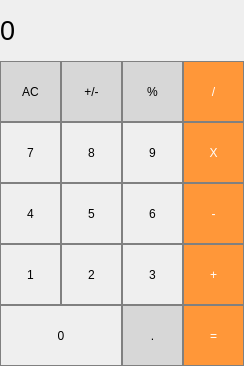
<?xml version="1.0" encoding="UTF-8"?>
<ui version="4.0">
 <class>MainWindow</class>
 <widget class="QMainWindow" name="MainWindow">
  <property name="geometry">
   <rect>
    <x>0</x>
    <y>0</y>
    <width>244</width>
    <height>366</height>
   </rect>
  </property>
  <property name="windowTitle">
   <string>MainWindow</string>
  </property>
  <widget class="QWidget" name="centralwidget">
   <widget class="QLabel" name="result_show">
    <property name="geometry">
     <rect>
      <x>0</x>
      <y>0</y>
      <width>241</width>
      <height>61</height>
     </rect>
    </property>
    <property name="font">
     <font>
      <pointsize>20</pointsize>
     </font>
    </property>
    <property name="styleSheet">
     <string notr="true">QLabel {
	qproperty-alignment: 'AlignVCenter | AlignRight';
	border-bottom: 1px solid gray;
}

background-color: white;</string>
    </property>
    <property name="text">
     <string>0</string>
    </property>
   </widget>
   <widget class="QPushButton" name="pushButton_clear">
    <property name="geometry">
     <rect>
      <x>0</x>
      <y>61</y>
      <width>61</width>
      <height>61</height>
     </rect>
    </property>
    <property name="styleSheet">
     <string notr="true">QPushButton {
	background-color: rgb(215, 215, 215);
	border: 1px solid gray;
}

QPushButton:pressed {
	background-color: qlineargradient(x1: 0, y1: 0, x2: 0, y2: 1, stop: 0 #BEBEBE, stop: 1 #D7D7D7);
}</string>
    </property>
    <property name="text">
     <string>AC</string>
    </property>
   </widget>
   <widget class="QPushButton" name="pushButton_plus_minus">
    <property name="geometry">
     <rect>
      <x>61</x>
      <y>61</y>
      <width>61</width>
      <height>61</height>
     </rect>
    </property>
    <property name="styleSheet">
     <string notr="true">QPushButton {
	background-color: rgb(215, 215, 215);
	border: 1px solid gray;
}

QPushButton:pressed {
	background-color: qlineargradient(x1: 0, y1: 0, x2: 0, y2: 1, stop: 0 #BEBEBE, stop: 1 #D7D7D7);
}</string>
    </property>
    <property name="text">
     <string>+/-</string>
    </property>
   </widget>
   <widget class="QPushButton" name="pushButton_percent">
    <property name="geometry">
     <rect>
      <x>122</x>
      <y>61</y>
      <width>61</width>
      <height>61</height>
     </rect>
    </property>
    <property name="styleSheet">
     <string notr="true">QPushButton {
	background-color: rgb(215, 215, 215);
	border: 1px solid gray;
}

QPushButton:pressed {
	background-color: qlineargradient(x1: 0, y1: 0, x2: 0, y2: 1, stop: 0 #BEBEBE, stop: 1 #D7D7D7);
}</string>
    </property>
    <property name="text">
     <string>%</string>
    </property>
   </widget>
   <widget class="QPushButton" name="pushButton_divide">
    <property name="geometry">
     <rect>
      <x>183</x>
      <y>61</y>
      <width>61</width>
      <height>61</height>
     </rect>
    </property>
    <property name="styleSheet">
     <string notr="true">QPushButton {
	background-color: rgb(255, 151, 57);
	color: white;
	border: 1px solid gray;
}

QPushButton:pressed {
	background-color: qlineargradient(x1: 0, y1: 0, x2: 0, y2: 1, stop: 0 #FF7832, stop: 1 #FF9739);
}</string>
    </property>
    <property name="text">
     <string>/</string>
    </property>
   </widget>
   <widget class="QPushButton" name="pushButton_mult">
    <property name="geometry">
     <rect>
      <x>183</x>
      <y>122</y>
      <width>61</width>
      <height>61</height>
     </rect>
    </property>
    <property name="styleSheet">
     <string notr="true">QPushButton {
	background-color: rgb(255, 151, 57);
	color: white;
	border: 1px solid gray;
}

QPushButton:pressed {
	background-color: qlineargradient(x1: 0, y1: 0, x2: 0, y2: 1, stop: 0 #FF7832, stop: 1 #FF9739);
}</string>
    </property>
    <property name="text">
     <string>X</string>
    </property>
   </widget>
   <widget class="QPushButton" name="pushButton_8">
    <property name="geometry">
     <rect>
      <x>61</x>
      <y>122</y>
      <width>61</width>
      <height>61</height>
     </rect>
    </property>
    <property name="styleSheet">
     <string notr="true">QPushButton {
	border: 1px solid gray;
}

QPushButton:pressed {
	background-color: qlineargradient(x1: 0, y1: 0, x2: 0, y2: 1, stop: 0 #dadbde, stop: 1 #f6f7fa);
}</string>
    </property>
    <property name="text">
     <string>8</string>
    </property>
   </widget>
   <widget class="QPushButton" name="pushButton_7">
    <property name="geometry">
     <rect>
      <x>0</x>
      <y>122</y>
      <width>61</width>
      <height>61</height>
     </rect>
    </property>
    <property name="styleSheet">
     <string notr="true">QPushButton {
	border: 1px solid gray;
}

QPushButton:pressed {
	background-color: qlineargradient(x1: 0, y1: 0, x2: 0, y2: 1, stop: 0 #dadbde, stop: 1 #f6f7fa);
}</string>
    </property>
    <property name="text">
     <string>7</string>
    </property>
   </widget>
   <widget class="QPushButton" name="pushButton_9">
    <property name="geometry">
     <rect>
      <x>122</x>
      <y>122</y>
      <width>61</width>
      <height>61</height>
     </rect>
    </property>
    <property name="styleSheet">
     <string notr="true">QPushButton {
	border: 1px solid gray;
}

QPushButton:pressed {
	background-color: qlineargradient(x1: 0, y1: 0, x2: 0, y2: 1, stop: 0 #dadbde, stop: 1 #f6f7fa);
}</string>
    </property>
    <property name="text">
     <string>9</string>
    </property>
   </widget>
   <widget class="QPushButton" name="pushButton_minus">
    <property name="geometry">
     <rect>
      <x>183</x>
      <y>183</y>
      <width>61</width>
      <height>61</height>
     </rect>
    </property>
    <property name="styleSheet">
     <string notr="true">QPushButton {
	background-color: rgb(255, 151, 57);
	color: white;
	border: 1px solid gray;
}

QPushButton:pressed {
	background-color: qlineargradient(x1: 0, y1: 0, x2: 0, y2: 1, stop: 0 #FF7832, stop: 1 #FF9739);
}</string>
    </property>
    <property name="text">
     <string>-</string>
    </property>
   </widget>
   <widget class="QPushButton" name="pushButton_5">
    <property name="geometry">
     <rect>
      <x>61</x>
      <y>183</y>
      <width>61</width>
      <height>61</height>
     </rect>
    </property>
    <property name="styleSheet">
     <string notr="true">QPushButton {
	border: 1px solid gray;
}

QPushButton:pressed {
	background-color: qlineargradient(x1: 0, y1: 0, x2: 0, y2: 1, stop: 0 #dadbde, stop: 1 #f6f7fa);
}</string>
    </property>
    <property name="text">
     <string>5</string>
    </property>
   </widget>
   <widget class="QPushButton" name="pushButton_4">
    <property name="geometry">
     <rect>
      <x>0</x>
      <y>183</y>
      <width>61</width>
      <height>61</height>
     </rect>
    </property>
    <property name="styleSheet">
     <string notr="true">QPushButton {
	border: 1px solid gray;
}

QPushButton:pressed {
	background-color: qlineargradient(x1: 0, y1: 0, x2: 0, y2: 1, stop: 0 #dadbde, stop: 1 #f6f7fa);
}</string>
    </property>
    <property name="text">
     <string>4</string>
    </property>
   </widget>
   <widget class="QPushButton" name="pushButton_6">
    <property name="geometry">
     <rect>
      <x>122</x>
      <y>183</y>
      <width>61</width>
      <height>61</height>
     </rect>
    </property>
    <property name="styleSheet">
     <string notr="true">QPushButton {
	border: 1px solid gray;
}

QPushButton:pressed {
	background-color: qlineargradient(x1: 0, y1: 0, x2: 0, y2: 1, stop: 0 #dadbde, stop: 1 #f6f7fa);
}</string>
    </property>
    <property name="text">
     <string>6</string>
    </property>
   </widget>
   <widget class="QPushButton" name="pushButton_plus">
    <property name="geometry">
     <rect>
      <x>183</x>
      <y>244</y>
      <width>61</width>
      <height>61</height>
     </rect>
    </property>
    <property name="styleSheet">
     <string notr="true">QPushButton {
	background-color: rgb(255, 151, 57);
	color: white;
	border: 1px solid gray;
}

QPushButton:pressed {
	background-color: qlineargradient(x1: 0, y1: 0, x2: 0, y2: 1, stop: 0 #FF7832, stop: 1 #FF9739);
}</string>
    </property>
    <property name="text">
     <string>+</string>
    </property>
   </widget>
   <widget class="QPushButton" name="pushButton_2">
    <property name="geometry">
     <rect>
      <x>61</x>
      <y>244</y>
      <width>61</width>
      <height>61</height>
     </rect>
    </property>
    <property name="styleSheet">
     <string notr="true">QPushButton {
	border: 1px solid gray;
}

QPushButton:pressed {
	background-color: qlineargradient(x1: 0, y1: 0, x2: 0, y2: 1, stop: 0 #dadbde, stop: 1 #f6f7fa);
}</string>
    </property>
    <property name="text">
     <string>2</string>
    </property>
   </widget>
   <widget class="QPushButton" name="pushButton_1">
    <property name="geometry">
     <rect>
      <x>0</x>
      <y>244</y>
      <width>61</width>
      <height>61</height>
     </rect>
    </property>
    <property name="styleSheet">
     <string notr="true">QPushButton {
	border: 1px solid gray;
}

QPushButton:pressed {
	background-color: qlineargradient(x1: 0, y1: 0, x2: 0, y2: 1, stop: 0 #dadbde, stop: 1 #f6f7fa);
}</string>
    </property>
    <property name="text">
     <string>1</string>
    </property>
   </widget>
   <widget class="QPushButton" name="pushButton_3">
    <property name="geometry">
     <rect>
      <x>122</x>
      <y>244</y>
      <width>61</width>
      <height>61</height>
     </rect>
    </property>
    <property name="styleSheet">
     <string notr="true">QPushButton {
	border: 1px solid gray;
}

QPushButton:pressed {
	background-color: qlineargradient(x1: 0, y1: 0, x2: 0, y2: 1, stop: 0 #dadbde, stop: 1 #f6f7fa);
}</string>
    </property>
    <property name="text">
     <string>3</string>
    </property>
   </widget>
   <widget class="QPushButton" name="pushButton_equal">
    <property name="geometry">
     <rect>
      <x>183</x>
      <y>305</y>
      <width>61</width>
      <height>61</height>
     </rect>
    </property>
    <property name="styleSheet">
     <string notr="true">QPushButton {
	background-color: rgb(255, 151, 57);
	color: white;
	border: 1px solid gray;
}

QPushButton:pressed {
	background-color: qlineargradient(x1: 0, y1: 0, x2: 0, y2: 1, stop: 0 #FF7832, stop: 1 #FF9739);
}</string>
    </property>
    <property name="text">
     <string>=</string>
    </property>
   </widget>
   <widget class="QPushButton" name="pushButton_0">
    <property name="geometry">
     <rect>
      <x>0</x>
      <y>305</y>
      <width>122</width>
      <height>61</height>
     </rect>
    </property>
    <property name="styleSheet">
     <string notr="true">QPushButton {
	border: 1px solid gray;
}

QPushButton:pressed {
	background-color: qlineargradient(x1: 0, y1: 0, x2: 0, y2: 1, stop: 0 #dadbde, stop: 1 #f6f7fa);
}</string>
    </property>
    <property name="text">
     <string>0</string>
    </property>
   </widget>
   <widget class="QPushButton" name="pushButton_dot">
    <property name="geometry">
     <rect>
      <x>122</x>
      <y>305</y>
      <width>61</width>
      <height>61</height>
     </rect>
    </property>
    <property name="styleSheet">
     <string notr="true">QPushButton {
	background-color: rgb(215, 215, 215);
	border: 1px solid gray;
}

QPushButton:pressed {
	background-color: qlineargradient(x1: 0, y1: 0, x2: 0, y2: 1, stop: 0 #BEBEBE, stop: 1 #D7D7D7);
}</string>
    </property>
    <property name="text">
     <string>.</string>
    </property>
   </widget>
  </widget>
 </widget>
 <resources/>
 <connections/>
</ui>
